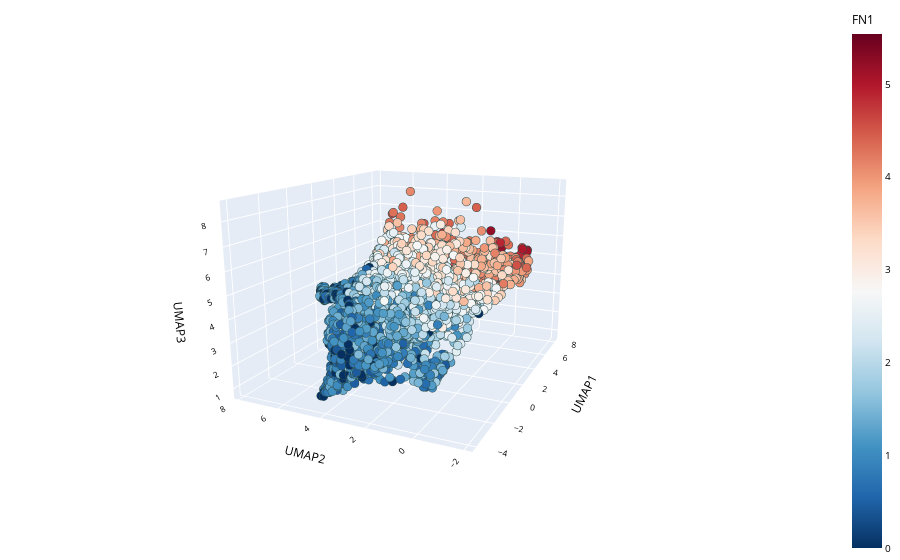

This figure's notebook cell:
### Code cell
gene_exp = low_adata.X.toarray()
gene_index = low_adata.var.index.get_loc("FN1")
umap_3d_low = pd.DataFrame(low_adata.obsm['X_umap'], columns=['UMAP1','UMAP2','UMAP3'])
umap_3d_low['Emt_score_KS'] = low_adata.obs['Emt_score_KS'].reset_index(drop=True)
umap_3d_low['FN1'] = gene_exp[:,gene_index]
umap_3d_low['dose'] = adata2.obs['dosage'].reset_index(drop=True)
umap_3d_low['dose'] = umap_3d_low['dose'].astype('int64')
umap_3d_low = umap_3d_low.sort_values(by='dose')
umap_3d_low['dose'] = umap_3d_low['dose'].astype('object')
umap_3d_low['dose_num'] = umap_3d_low['dose'].map(dosage_int_dict)
fig = px.scatter_3d(umap_3d_low, 
                    x='UMAP1', 
                    y='UMAP2', 
                    z='UMAP3',
                    size=np.repeat(3, umap_3d_low.shape[0]),
                    color='FN1',
                    height=2000,
                    color_continuous_scale='RdBu_r')
fig.update_traces(marker=dict(size=3,
                              line=dict(width=2,
                                        color='DarkSlateGrey')),
                  selector=dict(mode='markers'))
scenes = dict(camera_eye=dict(x = -2,
                              y = 2,
                              z = 0.75))
fig.update_layout(#title_text="UMAP 3D - TOP2A expression", title_x=0.4, title_y=0.95,
                  font_size=10, font_color="black",
                  #width=800, height=800, autosize=True, 
                  margin=dict(t=2, r=2, b=2, l=2), 
                  paper_bgcolor='white',
                  scene= scenes
)
def rotate_z(x, y, z, theta):
    w = x+1j*y
    return np.real(np.exp(1j*theta)*w), np.imag(np.exp(1j*theta)*w), z

x_eye = -2
y_eye = 2
z_eye = 0.75

frames=[]
i=0
j=0
prefix = ['a','b','c','d']
# for t in np.arange(0, 8, 0.5):
#     xe, ye, ze = rotate_z(x_eye, y_eye, z_eye, t)
#     fig.update_layout(scene=dict(camera_eye=dict(x=xe, y=ye, z=ze)))
#     if i==0:
#         pio.write_image(fig, "../generated_data/umap3d_low_doses_fn1_updated/images_"+prefix[j] + "_" + str(0)+".jpg", width=2000, height=2000, scale=4, format='jpg')
#     else:
#         if i%10 == 0:
#             j+=1
#         pio.write_image(fig, "../generated_data/umap3d_low_doses_fn1_updated/images_"+prefix[j] + "_" + str(i%10)+".jpg", width=2000, height=2000, scale=4, format='jpg')     
#     i+=1
fig.show()

### Figure 1 — Plotly figure (JSON) as saved in the notebook; plotly's stock layout.template omitted (floating-point values rounded to 4 significant figures; data arrays with more than 128 entries replaced by an {"elided": "..."} marker saying what was removed)
{"data": [{"hovertemplate": "UMAP1=%{x}<br>UMAP2=%{y}<br>UMAP3=%{z}<br>size=%{marker.size}<br>FN1=%{marker.color}<extra></extra>", "legendgroup": "", "marker": {"color": {"elided": "3787 float values"}, "coloraxis": "coloraxis", "line": {"color": "DarkSlateGrey", "width": 2}, "size": 3, "sizemode": "area", "sizeref": 0.0075, "symbol": "circle"}, "mode": "markers", "name": "", "scene": "scene", "showlegend": false, "type": "scatter3d", "x": {"elided": "3787 float values"}, "y": {"elided": "3787 float values"}, "z": {"elided": "3787 float values"}}], "layout": {"autosize": true, "coloraxis": {"colorbar": {"title": {"text": "FN1"}}, "colorscale": [[0, "rgb(5,48,97)"], [0.1, "rgb(33,102,172)"], [0.2, "rgb(67,147,195)"], [0.3, "rgb(146,197,222)"], [0.4, "rgb(209,229,240)"], [0.5, "rgb(247,247,247)"], [0.6, "rgb(253,219,199)"], [0.7, "rgb(244,165,130)"], [0.8, "rgb(214,96,77)"], [0.9, "rgb(178,24,43)"], [1, "rgb(103,0,31)"]]}, "font": {"color": "black", "size": 10}, "legend": {"itemsizing": "constant", "tracegroupgap": 0}, "margin": {"b": 2, "l": 2, "r": 2, "t": 2}, "paper_bgcolor": "white", "scene": {"aspectmode": "auto", "aspectratio": {"x": 1.246, "y": 1.01, "z": 0.7948}, "camera": {"eye": {"x": -2.569, "y": -1.183, "z": 0.75}}, "domain": {"x": [0, 1], "y": [0, 1]}, "xaxis": {"title": {"text": "UMAP1"}, "type": "linear"}, "yaxis": {"title": {"text": "UMAP2"}, "type": "linear"}, "zaxis": {"title": {"text": "UMAP3"}, "type": "linear"}}}}
